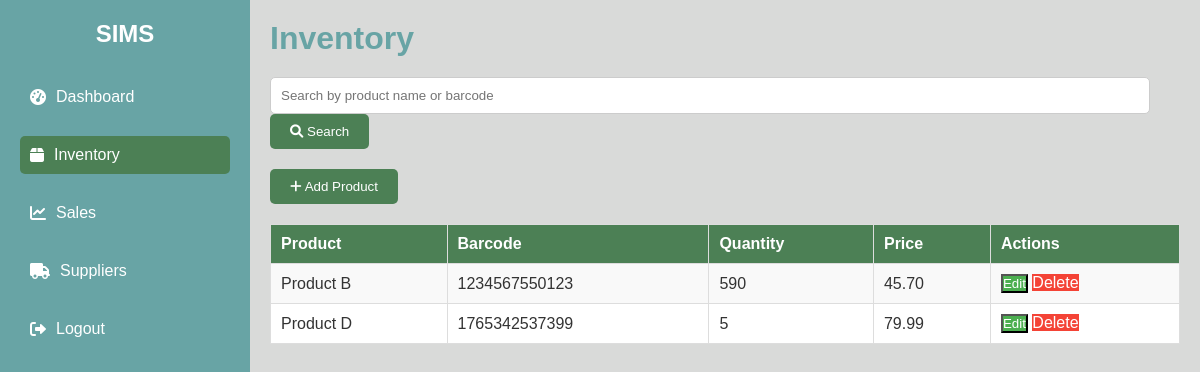
The app's page /inventory.php (signed in) with its own data.
### tables this page shows
CREATE TABLE `inventory` (
  `product` varchar(255) NOT NULL,
  `barcode` varchar(255) NOT NULL,
  `quantity` int(11) NOT NULL,
  `price` decimal(10,2) NOT NULL,
  `email` char(255) NOT NULL
);

### fetch_inventory.php (the view, shortened to what this page needs)
<?php
include 'db_connection.php';
$search = isset($_GET['search']) ? $_GET['search'] : '';
$where = $search ? "WHERE (product LIKE '%$search%' OR barcode LIKE '%$search%') AND email = '$logged_in_user'" : "WHERE email = '$logged_in_user'";
$results_per_page = 2;
$page = isset($_GET['page']) ? $_GET['page'] : 1;
$offset = ($page - 1) * $results_per_page;
$query = "SELECT * FROM inventory $where LIMIT $results_per_page OFFSET $offset";
$result = $conn->query($query);
if ($result->num_rows > 0) {
    echo "<table>
            <tr>
                <th>Product</th>
                <th>Barcode</th>
                <th>Quantity</th>
                <th>Price</th>
                <th>Actions</th>
            </tr>";
    while ($row = $result->fetch_assoc()) {
        echo "<tr>
                <td>{$row['product']}</td>
                <td>{$row['barcode']}</td>
                <td>{$row['quantity']}</td>
                <td>{$row['price']}</td>
                <td>
                    <button class = 'edit-btn' onclick='openEditModal(\"{$row['barcode']}\", \"{$row['product']}\", {$row['quantity']}, {$row['price']})'>Edit</button>
                    <a class='delete-btn' href='delete_product.php?barcode={$row['barcode']}' onclick='return confirm(\"Are you sure?\")'>Delete</a>
                </td>
              </tr>";
    }
    echo "</table>";
} else {
    echo "<p>No products found.</p>";
}
?>

### inventory.php (shortened to what this page needs)
<?php
include 'db_connection.php';
$logged_in_user = $_SESSION['email'];
?>
<!DOCTYPE html>
<html lang="en">
<head>
    <link rel="stylesheet" href="./css/main.css">
    <link rel="stylesheet" href="https://cdnjs.cloudflare.com/ajax/libs/font-awesome/6.0.0-beta3/css/all.min.css">
</head>
<body>
    <div class="dashboard">
        <div class="sidebar">
            <div class="logo">
                <h2>SIMS</h2>
            </div>
            <ul class="menu">
                <li><a href="./dashboard.php"><i class="fas fa-tachometer-alt"></i> Dashboard</a></li>
                <li><a href="./inventory.php" class="active"><i class="fas fa-box"></i> Inventory</a></li>
                <li><a href="./sales.php"><i class="fas fa-chart-line"></i> Sales</a></li>
                <li><a href="./suppliers.php"><i class="fas fa-truck"></i> Suppliers</a></li>
                <li><a href="./logout.php"><i class="fas fa-sign-out-alt"></i> Logout</a></li>
            </ul>
        </div>
        <div class="main-content">
            <header>
                <h1>Inventory</h1>
            </header>
            <div class="search-bar">
                <form method="GET" action="inventory.php">
                    <input type="text" name="search" placeholder="Search by product name or barcode" value="<?php echo isset($_GET['search']) ? htmlspecialchars($_GET['search']) : ''; ?>">
                    <button type="submit"><i class="fas fa-search"></i> Search</button>
                </form>
            </div>
            <div class="add-product">
                <button onclick="openAddModal()"><i class="fas fa-plus"></i> Add Product</button>
            </div>
            <div class="inventory-table">
                <?php include 'fetch_inventory.php'; ?>
            </div>
        </div>
    </div>
</body>
</html>

### css/main.css (style rules this page uses)
:root { --background: #D9DAD9; --primary: #68A4A5; --secondary: #4C8055; --text: #333; --white: #fff; }
* { margin: 0; padding: 0; box-sizing: border-box; }
body { font-family: Arial, sans-serif; background-color: var(--background); color: var(--text); }
.dashboard { display: flex; }
.sidebar { width: 250px; background-color: var(--primary); height: 100vh; padding: 20px; color: var(--white); }
.sidebar .logo { text-align: center; margin-bottom: 30px; }
.sidebar .menu { list-style: none; }
.sidebar .menu li { margin: 20px 0; }
.sidebar .menu li a { color: var(--white); text-decoration: none; display: flex; align-items: center; padding: 10px; border-radius: 5px; transition: background 0.3s; }
.sidebar .menu li a.active { background-color: var(--secondary); }
.sidebar .menu li a i { margin-right: 10px; }
.main-content { flex: 1; padding: 20px; }
.main-content header { margin-bottom: 20px; }
.main-content header h1 { color: var(--primary); }
.search-bar { margin-bottom: 20px; }
.search-bar input { padding: 10px; width: 880px; border: 1px solid #ccc; border-radius: 5px; }
.search-bar button { padding: 10px 20px; background-color: #4C8055; color: #fff; border: none; border-radius: 5px; cursor: pointer; }
.add-product button { padding: 10px 20px; background-color: #4C8055; color: #fff; border: none; border-radius: 5px; cursor: pointer; margin-bottom: 20px; }
.inventory-table table { width: 100%; border-collapse: collapse; background-color: #fff; }
.inventory-table th, .inventory-table td { padding: 10px; border: 1px solid #ddd; text-align: left; }
.inventory-table th { background-color: var(--secondary); color: #fff; }
.inventory-table tr:nth-child(even) { background-color: #f9f9f9; }
.edit-btn { background-color: #4CAF50; color: white; }
.delete-btn { background-color: #f44336; color: white; }
.edit-btn { background-color: #4CAF50; color: white; text-decoration: none; }
.delete-btn { background-color: #f44336; color: white; text-decoration: none; }

### records on screen
inventory: product "Product B", barcode "1234567550123", quantity "590", price "45.70"
inventory: product "Product D", barcode "1765342537399", quantity "5", price "79.99"
